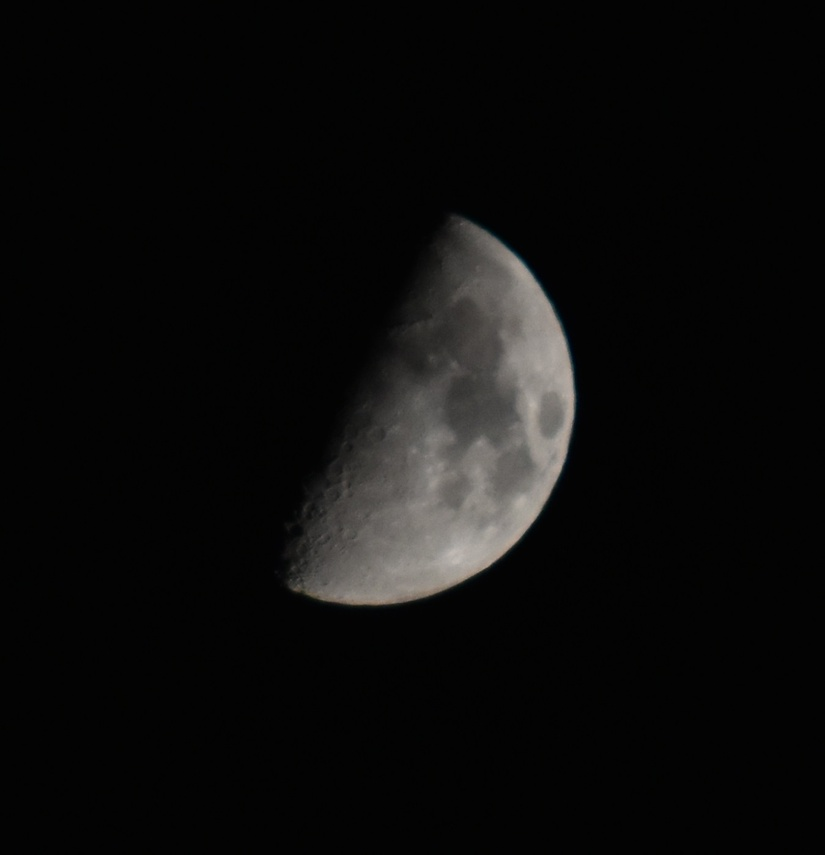
#> input picture lesson_3/data/DSC_7301.JPG, 825 x 855 px, shrunk from 1349 x 1397 before the run
$ jupyter execute Homework.ipynb
#> lines starting #> are read from the running program, lines starting #| are printed output that depends on the picture
# HOMEWORK 3

For this homework you are going to implement the **unsharp masking** filter (USM). It is a technique to improve the sharpness of an image by combining the image with its blurred (unsharp) version. See the Wikipedia [page](https://en.wikipedia.org/wiki/Unsharp_masking) for more details.

### Unsharp Masking (USP)
The USM technique consists of the following steps:
* Load the image you will be working with.
* Create a blurred (unsharp) version of the original image.
* Add the unsharp image (with a certain **weight**) to the original.

To sum it up, the USM performs the following operation:

`sharpened = original + (original − unsharp) × amount`

Even though we provide you an image to work with, you are welcome to use your own images :-)

[cell 1]
import cv2
import numpy as np
from matplotlib import pyplot as plt
plt.rcParams['figure.figsize'] = [15, 10]

[cell 2]
img = cv2.imread('../data/DSC_7301.JPG')
#> img is the input picture: shape (855, 825, 3); mean B, G, R 11.8, 12.2, 12.4
img = cv2.cvtColor(img, cv2.COLOR_BGR2RGB)
plt.imshow(img)

[cell 3]
# Create a blurred (unsharp) version of the original image (you can use Gaussian blurring)
unsharp = cv2.GaussianBlur(img, ksize=(15,15), sigmaX=15)

[cell 4]
# Create the difference image (original − unsharp)
# Note: Remember that you are working with uint8 data types. Any addition or substractions
# might result in overflow or underflow, respectively. You can prevent this by casting the images to float.
img = img.astype(float)
unsharp = unsharp.astype(float)
diff = np.subtract(img, unsharp)
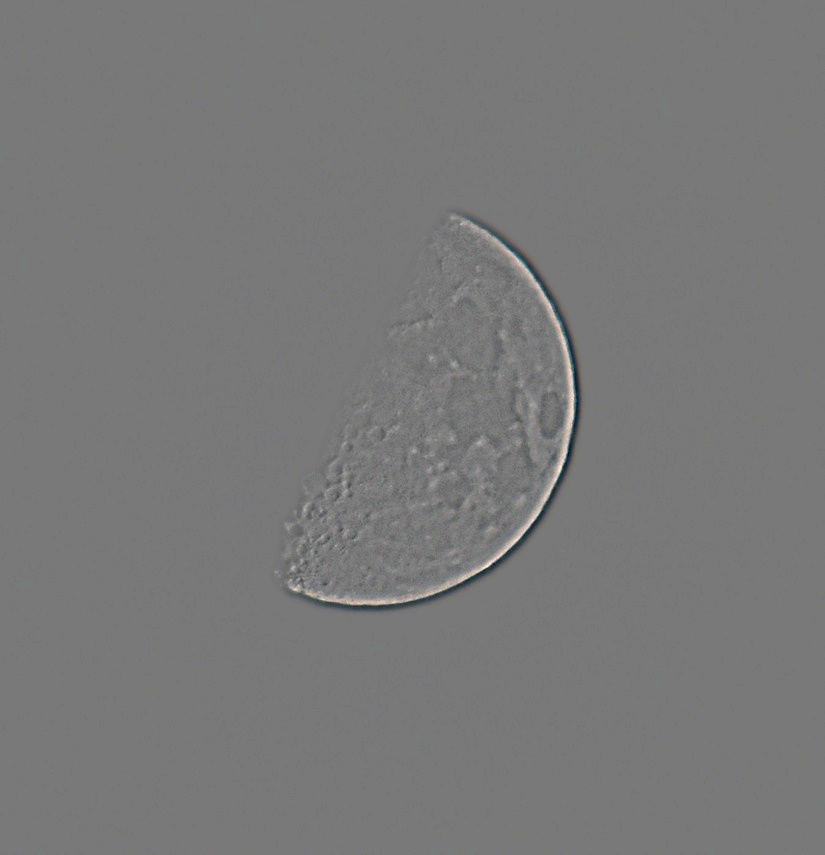
#> diff: shape (855, 825, 3) float64; mean R, G, B -0.1, -0.1, -0.1; drawn with min black and max white

[cell 5]
# Apply USM to get the resulting image using `sharpened = original + (original − unsharp) × amount`
# Note: Again, take care of underflows/overflows if necessary.
sharpened = np.round(np.clip(np.add(img, diff * 1.2), 0, 255)).astype(int)
plt.imshow(sharpened)
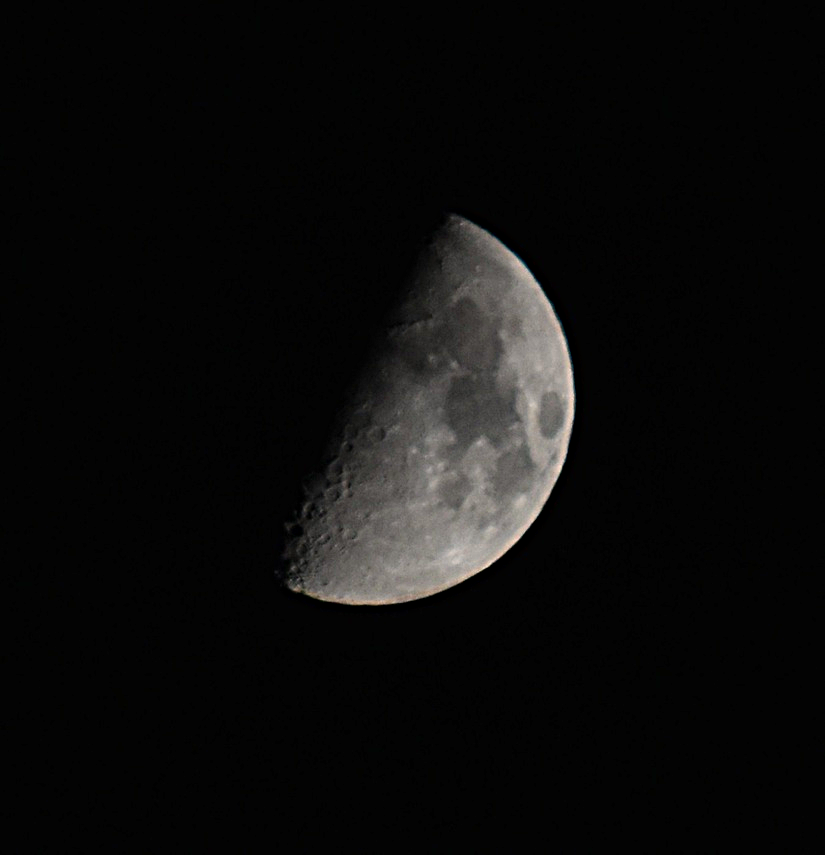
#> shown: shape (855, 825, 3); mean R, G, B 12.5, 12.2, 11.7
